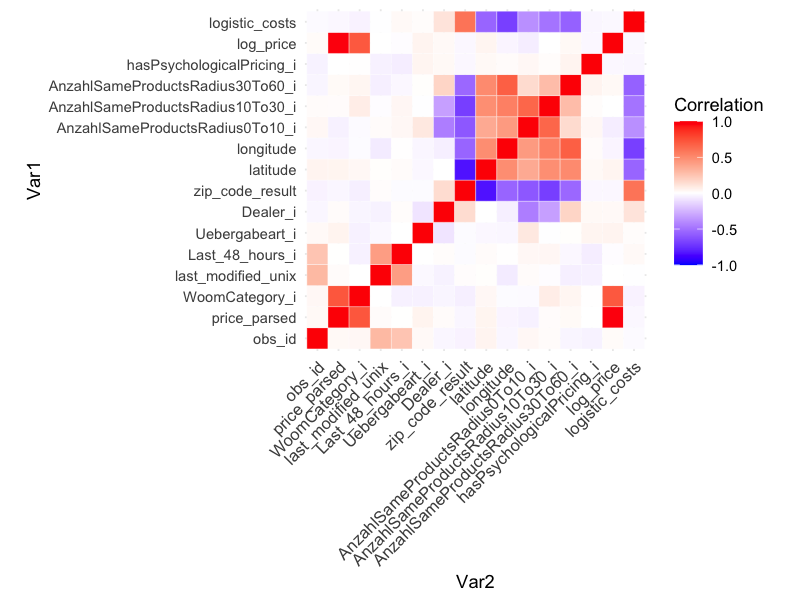

R code for this plot:

library(dplyr)
library(ggplot2)
library(reshape2)

setwd(dirname(rstudioapi::getActiveDocumentContext()$path))

bikes <- read.csv(
  "data/willhaben_woom_bikes_sample_no_outlier.csv", 
  stringsAsFactors = TRUE)


bikes_selected <- bikes[, colnames(bikes)]
numeric_cols <- sapply(bikes_selected, is.numeric)
cor_data <- cor(bikes_selected[, numeric_cols])
cor_data_melted <- melt(cor_data)
cor_data_melted <-
cor_data_melted[!(cor_data_melted$Var1 == "zip_code" | cor_data_melted$Var2 == "zip_code"), ]



### PRODUCE A CORRELATION HEATMAP ###
png("heatmap.png", width = 1920, height = 1080, res = 120)

ggplot(cor_data_melted, aes(Var2, Var1, fill = value)) +
  geom_tile(color = "white") +
  scale_fill_gradient2(low = "blue", high = "red", mid = "white", 
                       midpoint = 0, limit = c(-1, 1), space = "Lab",
                       name = "Correlation") +
  theme_minimal() +
  theme(axis.text.x = element_text(angle = 45, vjust = 1, size = 10, hjust = 1)) +
  coord_fixed()

dev.off()

